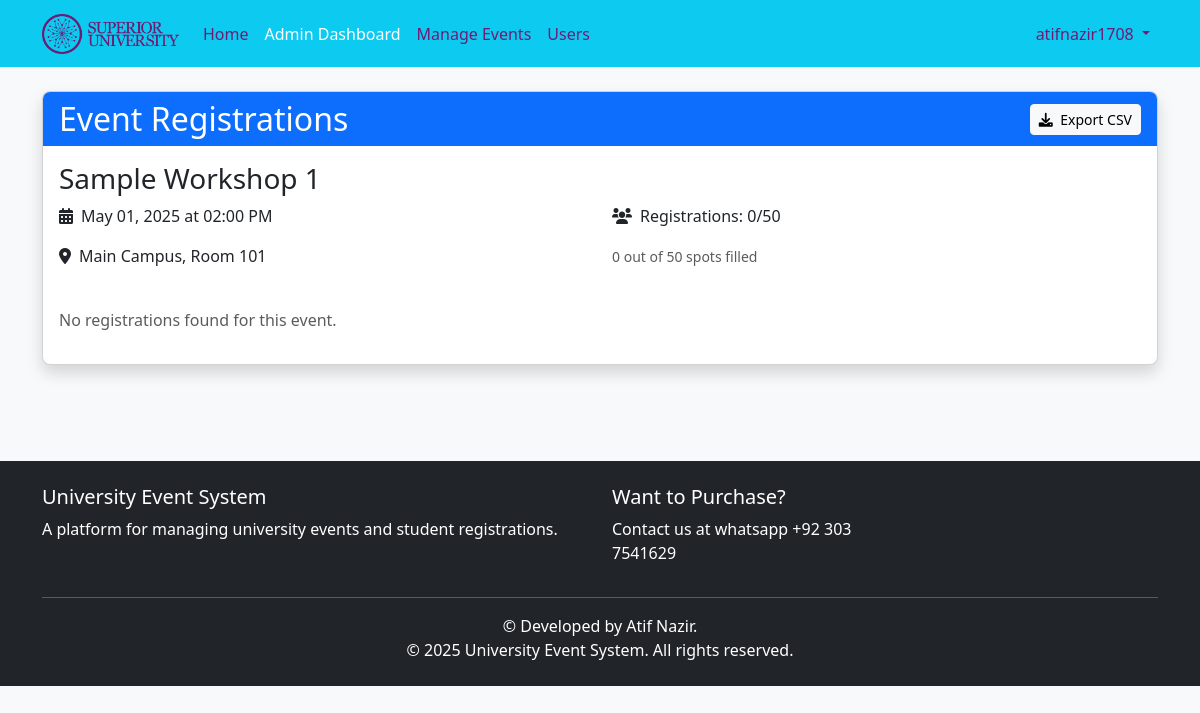
Screenshot of /admin/events/2/registrations (signed in) with the database file from the repository.
### app/models.py (models this page shows, shortened)
class User(db.Model, UserMixin):
    id = db.Column(db.Integer, primary_key=True)
    username = db.Column(db.String(64), unique=True, nullable=False)
    full_name = db.Column(db.String(100), nullable=True)  # New field for full name
    email = db.Column(db.String(120), unique=True, nullable=False)
    password_hash = db.Column(db.String(128), nullable=False)
    role = db.Column(db.String(20), nullable=False, default='student')
    student_id = db.Column(db.String(100), nullable=True)  # New field for student ID
    profile_image = db.Column(db.String(200), nullable=True)  # New field for profile picture URL
    department = db.Column(db.String(100), nullable=True)  # Department
    bio = db.Column(db.String(500), nullable=True)  # Optional bio field
    created_at = db.Column(db.DateTime, default=datetime.utcnow)
    registrations = db.relationship('Registration', backref='user', lazy=True)
    def is_admin(self):
        return self.role == 'admin'

class Event(db.Model):
    id = db.Column(db.Integer, primary_key=True)
    title = db.Column(db.String(100), nullable=False)
    description = db.Column(db.Text, nullable=False)
    date = db.Column(db.DateTime, nullable=False)  # Start Date
    end_date = db.Column(db.DateTime, nullable=True)
    registration_deadline = db.Column(db.DateTime, nullable=True)  # New Field
    location = db.Column(db.String(100), nullable=False)
    max_participants = db.Column(db.Integer, nullable=False)
    created_at = db.Column(db.DateTime, default=datetime.utcnow)
    updated_at = db.Column(db.DateTime, default=datetime.utcnow, onupdate=datetime.utcnow)
    registrations = db.relationship('Registration', backref='event', lazy=True, cascade="all, delete-orphan")
    @property
    def registration_count(self):
        return Registration.query.filter_by(event_id=self.id).count()

### app/routes/admin.py (the view)
@admin.route('/events/<int:event_id>/registrations')
@admin_required
def event_registrations(event_id):
    event = Event.query.get_or_404(event_id)
    registrations = Registration.query.filter_by(event_id=event_id).all()
    for reg in registrations:
        if not reg.admin_viewed:
            reg.admin_viewed = True
    db.session.commit()
    registration_data = [{
        'id': r.id,
        'user_id': r.user_id,
        'username': r.user.username,
        'email': r.user.email,
        'registered_at': r.registered_at,
        'attended': r.attended
    } for r in registrations]
    return render_template('admin/registrations.html',
                           title=f'Registrations - {event.title}',
                           event=event,
                           registrations=registration_data)

### app/models.py (called while the page is built)
@login_manager.user_loader
def load_user(user_id):
    return User.query.get(int(user_id))

### app/routes/admin.py (called while the page is built)
def get_new_registration_count():
    return Registration.query.filter_by(admin_viewed=False).count()

@admin.context_processor
def inject_new_registration_count():
    if current_user.is_authenticated and current_user.is_admin():
        return {'new_registration_count': get_new_registration_count()}
    return {'new_registration_count': 0}

### app/utils/helpers.py (called while the page is built)
def admin_required(f):
    @wraps(f)  # Add this line to preserve the original function name
    def decorated_function(*args, **kwargs):
        if not current_user.is_admin():
            abort(403)  # Forbidden if not an admin
        return f(*args, **kwargs)
    return decorated_function

### app/templates/admin/registrations.html
{% extends "base.html" %}
{% block content %}
<div class="row mb-4">
    <div class="col-md-12">
        <div class="card shadow">
            <div class="card-header bg-primary text-white">
                <div class="d-flex justify-content-between align-items-center">
                    <h2 class="card-title mb-0">Event Registrations</h2>
                    <a href="{{ url_for('admin.export_registrations', event_id=event.id) }}" class="btn btn-light btn-sm">
                        <i class="fas fa-download me-1"></i> Export CSV
                    </a>
                </div>
            </div>
            <div class="card-body">
                <div class="event-details mb-4">
                    <h3>{{ event.title }}</h3>
                    <div class="row">
                        <div class="col-md-6">
                            <p><i class="fas fa-calendar-alt me-2"></i>{{ event.date.strftime('%B %d, %Y at %I:%M %p') }}</p>
                            <p><i class="fas fa-map-marker-alt me-2"></i>{{ event.location }}</p>
                        </div>
                        <div class="col-md-6">
                            <p><i class="fas fa-users me-2"></i>Registrations: {{ event.registration_count }}/{{ event.max_participants }}</p>
                            <p class="text-muted">
                                <small>{{ event.registration_count }} out of {{ event.max_participants }} spots filled</small>
                            </p>
                        </div>
                    </div>
                </div>
                {% if registrations %}
                    <div class="table-responsive">
                        <table class="table table-striped table-hover">
                            <thead class="table-light">
                                <tr>
                                    <th>#</th>
                                    <th>Username</th>
                                    <th>Email</th>
                                    <th>Registered At</th>
                                    <th>Attendance</th>
                                    <th>Toggle</th>
                                </tr>
                            </thead>
                            <tbody>
                                {% for reg in registrations %}
                                <tr>
                                    <td>{{ reg.id }}</td>
                                    <td>{{ reg.username }}</td>
                                    <td>{{ reg.email }}</td>
                                    <td>{{ reg.registered_at.strftime('%Y-%m-%d %H:%M:%S') }}</td>
                                    <td>
                                        {% if reg.attended %}
                                            <span class="badge bg-success">Attended</span>
                                        {% else %}
                                            <span class="badge bg-secondary">Not Attended</span>
                                        {% endif %}
                                    </td>
                                    <td>
                                        <form method="POST" action="{{ url_for('admin.toggle_attendance', event_id=event.id, reg_id=reg.id) }}">
                                            <button type="submit" class="btn btn-sm btn-outline-primary">
                                                Toggle
                                            </button>
                                        </form>
                                    </td>
                                </tr>
                                {% endfor %}
                            </tbody>
                        </table>
                    </div>
                {% else %}
                    <p class="text-muted">No registrations found for this event.</p>
                {% endif %}
            </div>
        </div>
    </div>
</div>
{% endblock %}

### app/templates/base.html (shortened to what this page needs)
<!DOCTYPE html>
<html lang="en">
<head>
    <link href="https://cdn.jsdelivr.net/npm/bootstrap@5.3.0/dist/css/bootstrap.min.css" rel="stylesheet">
    <link href="https://cdnjs.cloudflare.com/ajax/libs/font-awesome/6.0.0/css/all.min.css" rel="stylesheet">
    <link rel="stylesheet" href="https://cdn.jsdelivr.net/npm/flatpickr/dist/flatpickr.min.css">
    <link rel="stylesheet" href="{{ url_for('static', filename='css/style.css') }}">
    <link rel="stylesheet" href="{{ url_for('static', filename='css/notification.css') }}">
</head>
<body>
    <header>
        <nav class="navbar navbar-expand-lg navbar-dark">
            <div class="container">
                <a class="navbar-brand" href="{{ url_for('main.home') }}">
                    <img src="{{ url_for('static', filename='images/university_logo.png') }}"
                         alt=""
                         height="40"
                         class="d-inline-block align-text-top"
                         onerror="this.style.display='none'; document.getElementById('brand-text').style.display='inline';">
                </a>
                <div class="collapse navbar-collapse" id="navbarNav">
                    <ul class="navbar-nav me-auto">
                        <li class="nav-item">
                            <a class="nav-link {% if request.endpoint == 'main.home' %}active{% endif %}" href="{{ url_for('main.home') }}">Home</a>
                        </li>
                        {% if current_user.is_authenticated %}
                            {% if current_user.is_admin() %}
                                <li class="nav-item">
                                    <a class="nav-link {% if request.endpoint.startswith('admin.') %}active{% endif %}" href="{{ url_for('admin.dashboard') }}">Admin Dashboard</a>
                                </li>
                                <li class="nav-item">
                                    <a class="nav-link {% if request.endpoint == 'admin.events' %}active{% endif %}" href="{{ url_for('admin.events') }}">Manage Events</a>
                                </li>
                                <li class="nav-item">
                                    <a class="nav-link {% if request.endpoint == 'admin.users' %}active{% endif %}" href="{{ url_for('admin.users') }}">Users</a>
                                </li>
                            {% endif %}
                        {% endif %}
                    </ul>
                    <ul class="navbar-nav">
                        {% if current_user.is_authenticated %}
                            <li class="nav-item dropdown">
                                <a class="nav-link dropdown-toggle" href="#" id="navbarDropdown" role="button" data-bs-toggle="dropdown" aria-expanded="false">
                                    {{ current_user.username }}
                                </a>
                            </li>
                        {% endif %}
                    </ul>
                </div>
            </div>
        </nav>
    </header>
    <main class="container py-4">
        {% block content %}{% endblock %}
    </main>
    <footer class="bg-dark text-white mt-5 py-4">
        <div class="container">
            <div class="row">
                <div class="col-md-6">
                    <h5>University Event System</h5>
                    <p>A platform for managing university events and student registrations.</p>
                </div>
                <div class="col-md-3">
                    <h5>Want to Purchase?</h5>
                    <p>Contact us at whatsapp +92 303 7541629</p>
                </div>
            </div>
            <hr>
            <div class="text-center">
                <p class="mb-0">&copy; Developed by Atif Nazir.</p>
                <p class="mb-0">&copy; {{ year }} University Event System. All rights reserved.</p>
            </div>
        </div>
    </footer>
</body>
</html>

### app/static/css/style.css (style rules this page uses)
body { background-color: #f8f9fa; font-family: 'Segoe UI', Tahoma, Geneva, Verdana, sans-serif; }
.navbar-brand { font-weight: 600; }
.card { border-radius: 0.5rem; overflow: hidden; transition: transform 0.3s ease, box-shadow 0.3s ease; }
.card-header { border-bottom: none; }
.btn { border-radius: 0.25rem; }
footer { margin-top: 2rem; }

### app/templates/base.html (style rules this page uses)
header nav.navbar { background-color: #007BFF; }
.navbar-nav .nav-link { color: #701A73 !important; }
.navbar-nav .nav-link.active { color: #ffffff !important; }
.navbar-brand { color: #ffffff; }
.navbar { background-color: #0DCAF0 !important; }

### rows the page displays
User: username "atifnazir1708"
Event: title "Sample Workshop 1", date "May 01, 2025 at 02:00 PM", location "Main Campus, Room 101", max_participants "50"

### other values shown
{{ event.registration_count }} "0"
